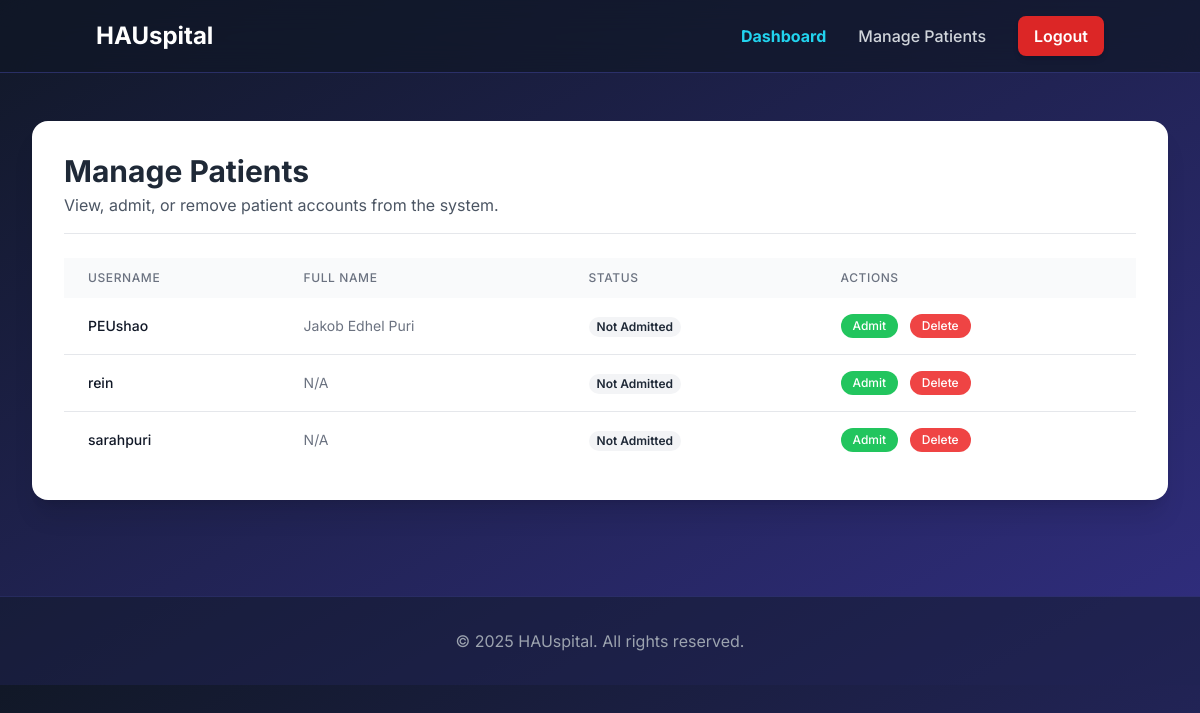
Page /accounts/manage-patients/ (signed in) on the earlier database version.
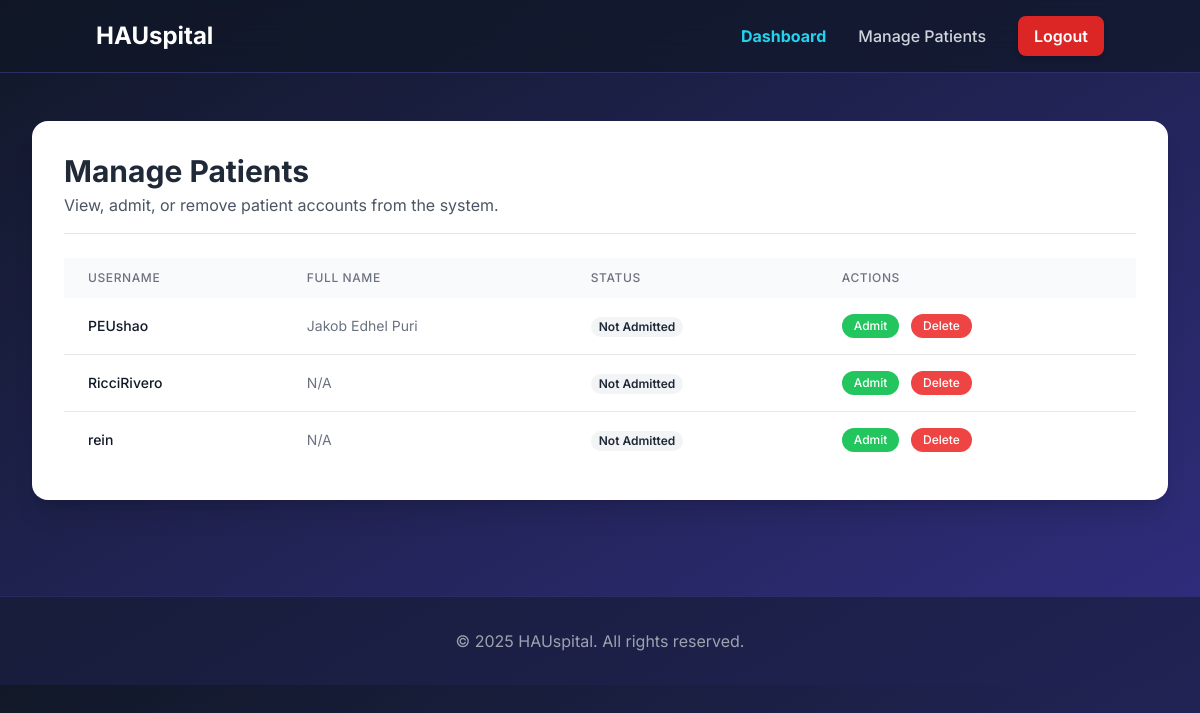
Same page on the later database version.
### users/models.py (models this page shows, shortened)
class Profile(models.Model):
    ROLE_CHOICES = (
        ('patient', 'Patient'),
        ('doctor', 'Doctor'),
        ('admin', 'Admin'), # <-- ADDED THIS NEW ROLE
    )
    role = models.CharField(max_length=10, choices=ROLE_CHOICES, default='patient')
    user = models.OneToOneField(User, on_delete=models.CASCADE)
    full_name = models.CharField(max_length=100, blank=True, null=True)
    date_of_birth = models.DateField(blank=True, null=True)
    address = models.CharField(max_length=255, blank=True, null=True)
    phone_number = models.CharField(max_length=20, blank=True, null=True)
    bio = models.TextField(blank=True, null=True)

### users/views.py (the view)
# urls.py: path('manage-patients/', views.manage_patients_view, name='manage_patients'),
@login_required
def manage_patients_view(request):
    if not (hasattr(request.user, 'profile') and request.user.profile.role == 'admin'):
        messages.error(request, 'You do not have permission to view this page.')
        return redirect('home')
    patient_profiles = Profile.objects.filter(role='patient').order_by('user__username')
    context = {
        'patients': patient_profiles
    }
    return render(request, 'users/manage_patients.html', context)

### main/templates/users/manage_patients.html (shortened to what this page needs)
{% extends 'main/base.html' %}
{% load static %}
{% block content %}
<div class="w-full max-w-7xl mx-auto py-12 px-4 sm:px-6 lg:px-8">
    <div class="bg-white p-8 rounded-2xl shadow-xl">
        <div class="border-b pb-4 mb-6">
            <h1 class="text-3xl font-bold text-gray-800">Manage Patients</h1>
            <p class="text-gray-600 mt-1">View, admit, or remove patient accounts from the system.</p>
        </div>
        <div class="overflow-x-auto">
            <table class="min-w-full bg-white">
                <thead class="bg-gray-50">
                    <tr>
                        <th scope="col" class="px-6 py-3 text-left text-xs font-medium text-gray-500 uppercase tracking-wider">Username</th>
                        <th scope="col" class="px-6 py-3 text-left text-xs font-medium text-gray-500 uppercase tracking-wider">Full Name</th>
                        <th scope="col" class="px-6 py-3 text-left text-xs font-medium text-gray-500 uppercase tracking-wider">Status</th>
                        <th scope="col" class="px-6 py-3 text-left text-xs font-medium text-gray-500 uppercase tracking-wider">Actions</th>
                    </tr>
                </thead>
                <tbody class="divide-y divide-gray-200">
                    {% for patient_profile in patients %}
                        <tr>
                            <td class="px-6 py-4 whitespace-nowrap text-sm font-medium text-gray-900">{{ patient_profile.user.username }}</td>
                            <td class="px-6 py-4 whitespace-nowrap text-sm text-gray-500">{{ patient_profile.full_name|default:"N/A" }}</td>
                            <td class="px-6 py-4 whitespace-nowrap text-sm">
                                {% if patient_profile.is_admitted %}
                                    <span class="px-2 inline-flex text-xs leading-5 font-semibold rounded-full bg-green-100 text-green-800">
                                        Admitted
                                    </span>
                                {% else %}
                                    <span class="px-2 inline-flex text-xs leading-5 font-semibold rounded-full bg-gray-100 text-gray-800">
                                        Not Admitted
                                    </span>
                                {% endif %}
                            </td>
                            <td class="px-6 py-4 whitespace-nowrap text-sm font-medium space-x-2">
                                {% if not patient_profile.is_admitted %}
                                    <a href="{% url 'admit_patient' patient_profile.user.id %}" class="bg-green-500 text-white py-1 px-3 rounded-full hover:bg-green-600 text-xs inline-block">Admit</a>
                                {% endif %}
                                <form action="{% url 'delete_patient' patient_profile.user.id %}" method="POST" class="inline-block" onsubmit="return confirm('Are you sure you want to permanently delete this patient? This action cannot be undone.');">
                                    <button type="submit" class="bg-red-500 text-white py-1 px-3 rounded-full hover:bg-red-600 text-xs cursor-pointer">Delete</button>
                                </form>
                            </td>
                        </tr>
                    {% empty %}
                        <tr>
                            <td colspan="4" class="px-6 py-4 text-center text-gray-500">No patients found.</td>
                        </tr>
                    {% endfor %}
                </tbody>
            </table>
        </div>
    </div>
</div>
{% endblock %}

Differences in the rows shown:
removed Profile: user.username "sarahpuri", full_name "N/A"
added Profile: user.username "RicciRivero", full_name "N/A"
